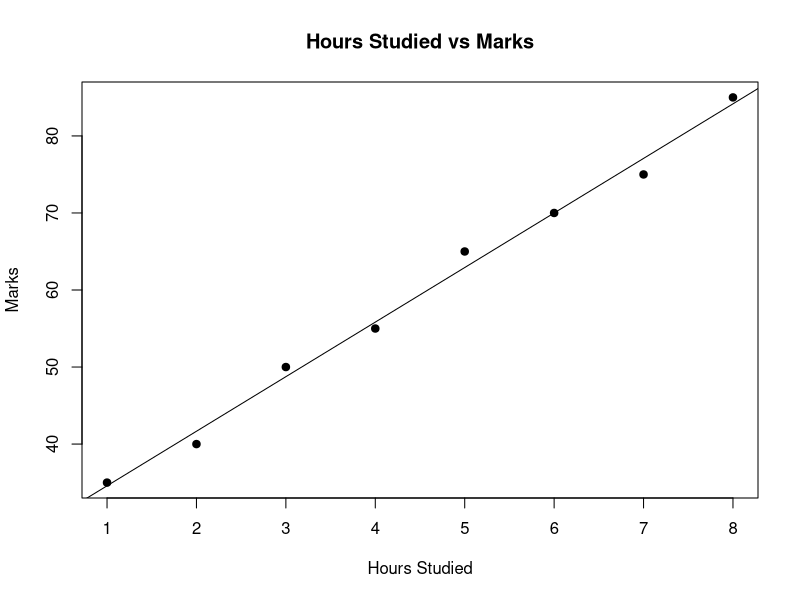

Generate this figure with R:
# Predict the Marks w.r.t Hours study in R (SRL)

# 1. Create data
hours <- c(1, 2, 3, 4, 5, 6, 7, 8)
marks <- c(35, 40, 50, 55, 65, 70, 75, 85)

# 2. Create data frame
data <- data.frame(hours, marks)

# 3. Fit regression model
model <- lm(marks ~ hours, data = data)

# 4. Display model summary
summary(model)

# 5. Display coefficients
coef(model)

# 6. Predict marks for 6.5 hours
new_data <- data.frame(hours = 6.5)
predict(model, newdata = new_data)

# 7. Plot data
plot(hours, marks,
     main = "Hours Studied vs Marks",
     xlab = "Hours Studied",
     ylab = "Marks",
     pch = 19)

# 8. Add regression line
abline(model)
